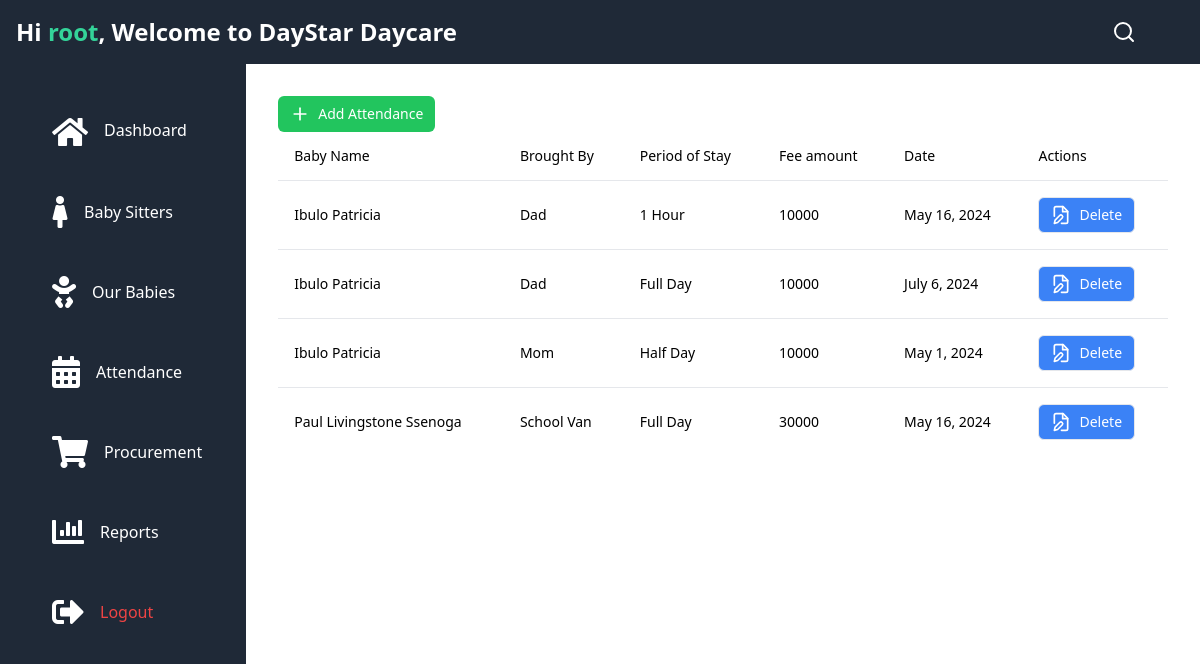
Page /listAttendance/ (signed in) on the committed database.
### schoolApp/models.py (models this page shows, shortened)
class Attendance(models.Model):
    Baby = models.ForeignKey(Baby, on_delete=models.CASCADE)
    brought_by = models.CharField(max_length=50)
    period_of_stay = models.CharField(max_length=10)
    fee_amount = models.IntegerField()
    date = models.DateField(default=timezone.now)

class Baby(models.Model):
    name = models.CharField(max_length=50)
    gender = models.CharField(max_length=10)
    dob = models.DateField()
    location = models.CharField(max_length=50)
    parent_name = models.CharField(max_length=50)
    baby_number = models.IntegerField()
    sitter = models.ForeignKey(Sitter, on_delete=models.CASCADE)

### schoolApp/views.py (the view)
# urls.py: path('listAttendance/', listAttendances, name='list_attendance'),
def listAttendances(request):
    all_attendances = Attendance.objects.all()
    context = {
        'all_attendances': all_attendances
    }
    return render(request, 'attendance/attendancelist.html', context)

### schoolApp/templates/attendance/attendancelist.html (shortened to what this page needs)
{% extends 'base2.html' %}
{% block content %}
<div class="flex-auto justify-center items-center min-h-[100vh] p-8">
    <div class="overflow-x-auto">
        <div class="relative w-full overflow-auto">
            <table class="w-full caption-bottom text-sm">
                <a href="/addAttendance">
                    <button
                        class="inline-flex items-center justify-center whitespace-nowrap text-sm font-medium ring-offset-background transition-colors focus-visible:outline-none focus-visible:ring-2 focus-visible:ring-ring focus-visible:ring-offset-2 disabled:pointer-events-none disabled:opacity-50 h-9 rounded-md px-3 bg-green-500 text-white hover:bg-green-600">
                        <svg xmlns="http://www.w3.org/2000/svg" width="24" height="24" viewBox="0 0 24 24" fill="none"
                            stroke="currentColor" stroke-width="2" stroke-linecap="round" stroke-linejoin="round"
                            class="w-5 h-5 mr-2">
                            <path d="M5 12h14"></path>
                            <path d="M12 5v14"></path>
                        </svg>
                        Add Attendance
                    </button>
                </a>
                <thead class="[&amp;_tr]:border-b">
                    <tr class="border-b transition-colors hover:bg-muted/50 data-[state=selected]:bg-muted">
                        <th
                            class="h-12 px-4 text-left align-middle font-medium text-muted-foreground [&amp;:has([role=checkbox])]:pr-0">
                            Baby Name
                        </th>
                        <th
                            class="h-12 px-4 text-left align-middle font-medium text-muted-foreground [&amp;:has([role=checkbox])]:pr-0">
                            Brought By
                        </th>
                        <th
                            class="h-12 px-4 text-left align-middle font-medium text-muted-foreground [&amp;:has([role=checkbox])]:pr-0">
                            Period of Stay
                        </th>
                        <th
                            class="h-12 px-4 text-left align-middle font-medium text-muted-foreground [&amp;:has([role=checkbox])]:pr-0">
                            Fee amount
                        </th>
                        <th
                            class="h-12 px-4 text-left align-middle font-medium text-muted-foreground [&amp;:has([role=checkbox])]:pr-0">
                            Date
                        </th>
                        <th
                            class="h-12 px-4 text-left align-middle font-medium text-muted-foreground [&amp;:has([role=checkbox])]:pr-0">
                            Actions
                        </th>
                    </tr>
                </thead>
                <tbody class="[&amp;_tr:last-child]:border-0">
                    {% for each in all_attendances %}
                    <tr class="border-b transition-colors hover:bg-muted/50 data-[state=selected]:bg-muted">
                        <td class="p-4 align-middle [&amp;:has([role=checkbox])]:pr-0">
                            <div class="flex items-center gap-2">
                                <span>{{ each.Baby.name }}</span>
                            </div>
                        </td>
                        <td class="p-4 align-middle [&amp;:has([role=checkbox])]:pr-0">{{ each.brought_by }}</td>
                        <td class="p-4 align-middle [&amp;:has([role=checkbox])]:pr-0">{{ each.period_of_stay }}</td>
                        <td class="p-4 align-middle [&amp;:has([role=checkbox])]:pr-0">{{ each.fee_amount }}</td>
                        <td class="p-4 align-middle [&amp;:has([role=checkbox])]:pr-0">{{ each.date }}</td>
                        <td class="p-4 align-middle [&amp;:has([role=checkbox])]:pr-0">
                            <div class="flex items-center gap-2">
                                <a href="/deleteAttendance/{{each.id}}">
                                    <button
                                        class="inline-flex items-center justify-center whitespace-nowrap text-sm font-medium ring-offset-background transition-colors focus-visible:outline-none focus-visible:ring-2 focus-visible:ring-ring focus-visible:ring-offset-2 disabled:pointer-events-none disabled:opacity-50 border border-input hover:text-accent-foreground h-9 rounded-md px-3 bg-blue-500 text-white hover:bg-blue-600">
                                        Delete
                                    </button>
                                </a>
                            </div>
                        </td>
                    </tr>
                    {% endfor %}
                </tbody>
            </table>
        </div>
    </div>
</div>
{% endblock %}

### schoolApp/templates/base2.html (shortened to what this page needs)
{% load static %}
<!DOCTYPE html>
<html>
<head>
  <link href="https://cdn.tailwindcss.com/2.2.19/tailwind.min.css" rel="stylesheet" />
  <link rel="stylesheet" href="https://cdnjs.cloudflare.com/ajax/libs/font-awesome/5.15.3/css/all.min.css">
  <script src="https://cdn.tailwindcss.com"></script>
</head>
<body class="flex flex-col h-screen">
  <div class="flex h-screen w-full flex-col ">
    <header class="bg-gray-800 text-white p-4 flex items-center justify-between  ">
      <div class="flex items-center gap-4">
        <!-- <svg xmlns="http://www.w3.org/2000/svg" fill="currentColor" class="w-6 h-6" viewBox="0 0 20 20">
  <path fill-rule="evenodd" d="M10 16.32l3.09 1.64-.59-3.54 2.5-2.58-3.48-.51L10 7.77 8.58 10.03l-3.48.51 2.5 2.58-.59 3.54z" clip-rule="evenodd"/>
</svg>     {% if user.is_authenticated %} -->
        <div class="flex justify-between w-full">
          <div class="text-center ml-auto">
            <h1 class="text-2xl font-bold leading-tight">
              Hi <span style="color: #34D399; text-decoration: none;">{{user.username}}</span>, Welcome to DayStar
              Daycare
            </h1>
          </div>
        </div>
        {% endif %}
      </div>
      <div class="flex items-center gap-4">
        <svg xmlns="http://www.w3.org/2000/svg" width="24" height="24" viewBox="0 0 24 24" fill="none"
          stroke="currentColor" stroke-width="2" stroke-linecap="round" stroke-linejoin="round" class="h-6 w-6">
          <circle cx="11" cy="11" r="8"></circle>
          <path d="m21 21-4.3-4.3"></path>
        </svg>
        <span class="relative flex shrink-0 overflow-hidden rounded-full h-8 w-8">
      </div>
    </header>
    <main class="flex-auto flex justify-center">
      <nav class="flex flex-col bg-gray-800 text-white p-8 width 300px">
        <a class="mb-4 flex items-center gap-2 rounded-md px-3 py-2 hover:bg-[#0077b6]/80" href="{% url 'index' %}">
          <i class="fas fa-home text-g fa-2x p-2 mt-1"></i>
          <span class="text-white">Dashboard</span>
        </a>
        <a class="mb-4 flex items-center gap-2 rounded-md px-3 py-2 hover:bg-[#0077b6]/80"
          href="{% url 'list_sitters' %}">
          <i class="fas fa-female fa-2x p-2"></i>
          <span>Baby Sitters</span>
        </a>
        <a class="mb-4 flex items-center gap-2 rounded-md px-3 py-2 hover:bg-[#0077b6]/80"
          href="{% url 'list_babies' %}">
          <i class="fas fa-baby fa-2x p-2"></i>
          <span>Our Babies</span>
        </a>
        <a class="mb-4 flex items-center gap-2 rounded-md px-3 py-2 hover:bg-[#0077b6]/80"
          href="{% url 'list_attendance' %}">
          <i class="fas fa-calendar-alt fa-2x p-2"></i>
          <span>Attendance</span>
        </a>
        <a class="mb-4 flex items-center gap-2 rounded-md px-3 py-2 hover:bg-[#0077b6]/80"
          href="{% url 'list_products' %}">
          <i class="fas fa-shopping-cart fa-2x p-2"></i>
          <span>Procurement</span>
        </a>
        <a class="mb-4 flex items-center gap-2 rounded-md px-3 py-2 hover:bg-[#0077b6]/80" href="{% url 'reports' %}">
          <i class="fas fa-chart-bar fa-2x p-2"></i>
          <span>Reports</span>
        </a>
        <div class="mb-4 flex items-center gap-2 rounded-md px-3 py-2 hover:bg-[#0077b6]/80">
          {% if user.is_authenticated %}
          <i class="fas fa-sign-out-alt fa-2x p-2"></i>
          <a href="{% url 'logout' %}" class="text-red-500">Logout</a>
        </div>
        {% endif %}
      </nav>
      {% block content %} {% endblock %}
    </main>
  </div>
  <link rel="stylesheet" href="https://cdn.jsdelivr.net/npm/bootstrap@4.6.2/dist/js/bootstrap.bundle.min.js" />
</body>
</html>

### rows in the picture
Attendance: Baby.name "Ibulo Patricia", brought_by "Dad", period_of_stay "1 Hour", fee_amount "10000", date "May 16, 2024"
Attendance: Baby.name "Ibulo Patricia", brought_by "Dad", period_of_stay "Full Day", fee_amount "10000", date "July 6, 2024"
Attendance: Baby.name "Ibulo Patricia", brought_by "Mom", period_of_stay "Half Day", fee_amount "10000", date "May 1, 2024"
Attendance: Baby.name "Paul Livingstone Ssenoga", brought_by "School Van", period_of_stay "Full Day", fee_amount "30000", date "May 16, 2024"

### other values in the picture
{{ user.username }} "root"
